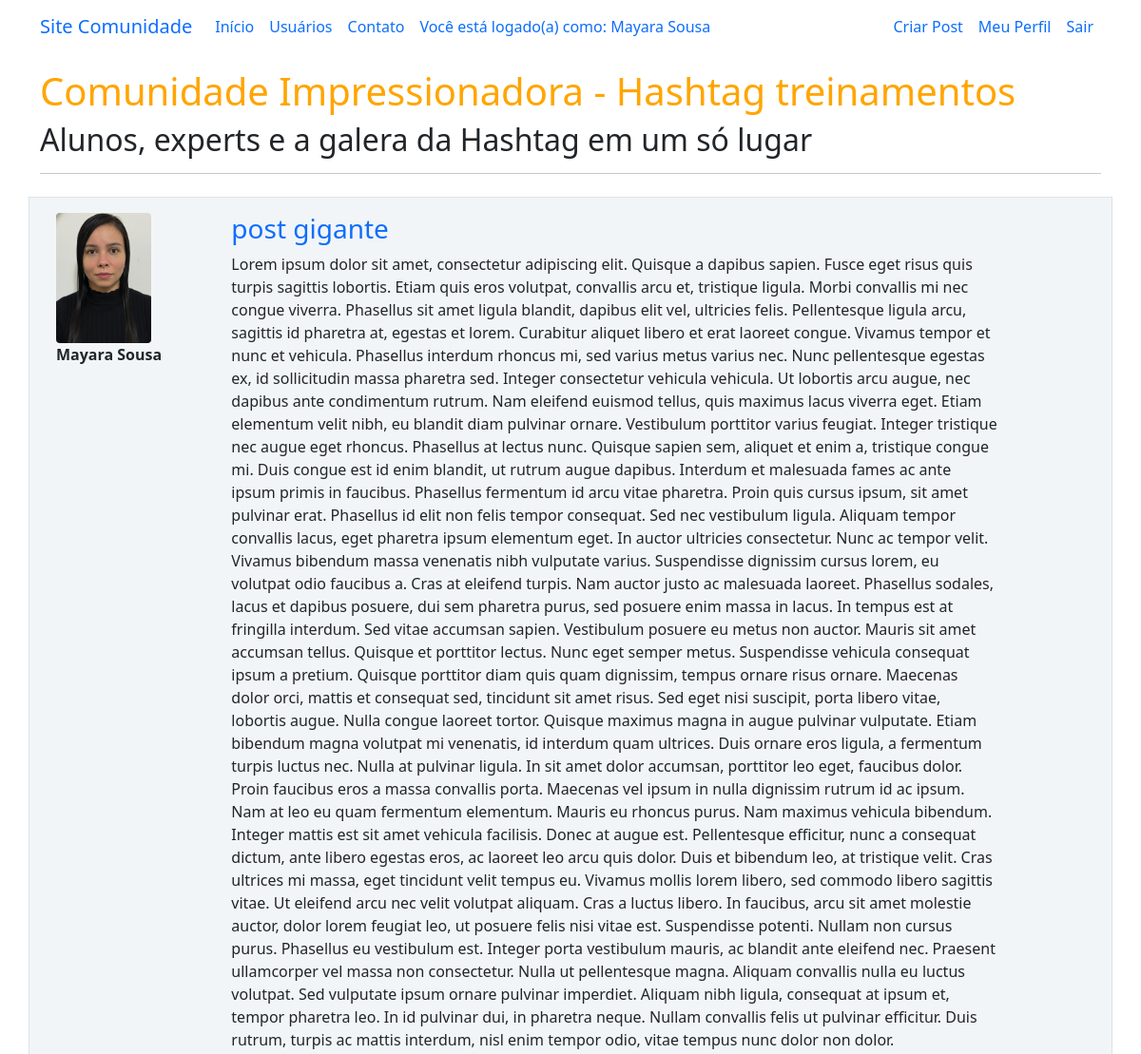
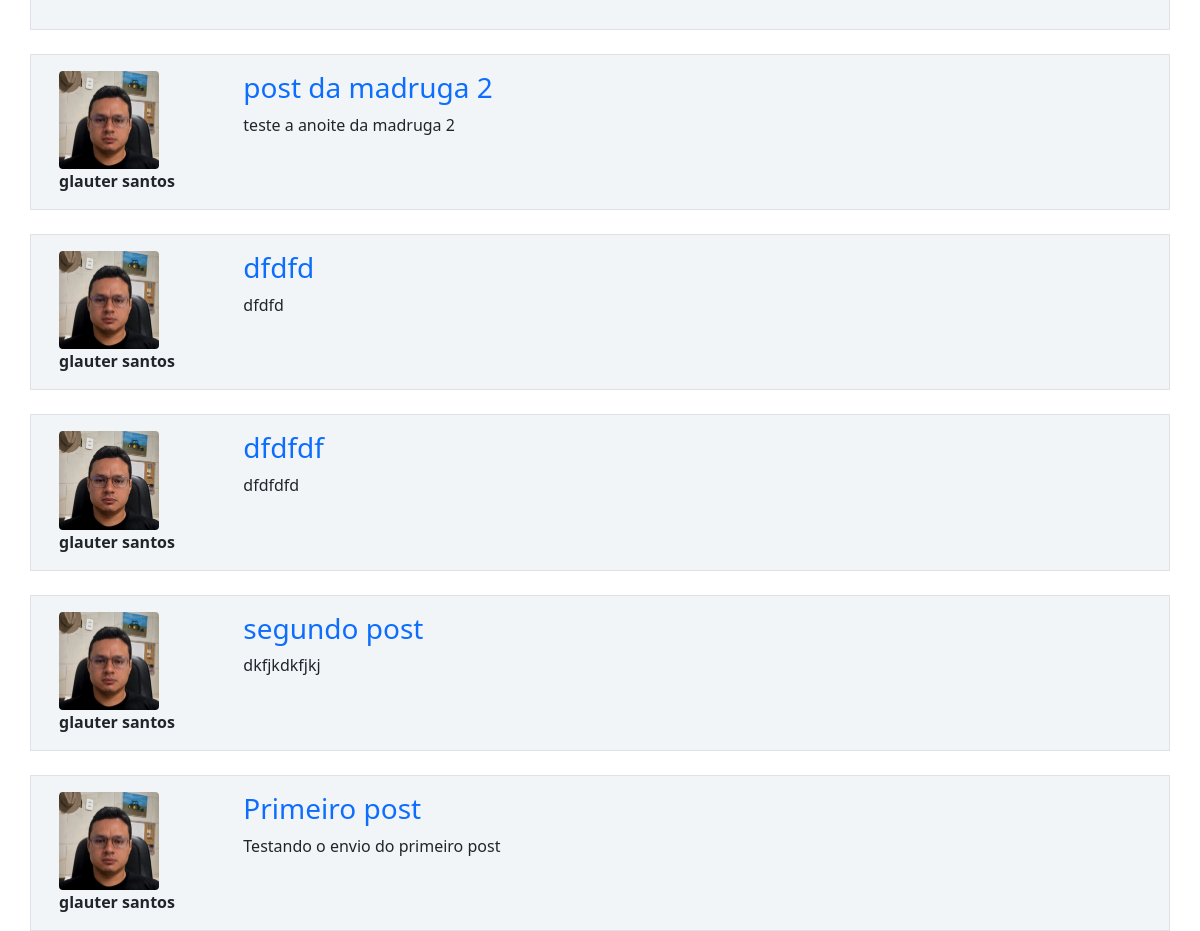
Screenshot of / (signed in) with the database file from the repository (2 pictures, top to bottom).
### comunidadeimpressionadora/models.py (models this page shows)
class Usuario(database.Model, UserMixin):
    id = database.Column(database.Integer, primary_key=True)
    username = database.Column(database.String, nullable=False)
    email = database.Column(database.String, nullable=False, unique=True)
    senha = database.Column(database.String, nullable=False)
    foto_perfil = database.Column(database.String, default='default.jpg')
    posts = database.relationship('Post', backref='autor', lazy=True) #o parâmetro lazy tras todas as info do autor
    cursos = database.Column(database.String, nullable=False, default="Não Informado")

class Post(database.Model):
    id = database.Column(database.Integer, primary_key=True)
    titulo = database.Column(database.String, nullable=False)
    corpo = database.Column(database.Text, nullable=False)
    data_criacao = database.Column(database.DateTime, nullable=False, default=lambda: datetime.now(timezone.utc))
    id_usuario = database.Column(database.Integer, database.ForeignKey('usuario.id'), nullable=False)

### comunidadeimpressionadora/routes.py (the view)
@app.route("/")
def home():
    posts = Post.query.order_by(Post.id.desc())
    return render_template('home.html', posts=posts)

### comunidadeimpressionadora/models.py (called while the page is built)
@login_manager.user_loader
def load_usuario(id_usuario):
    return Usuario.query.get(int(id_usuario))

### comunidadeimpressionadora/templates/home.html
{% extends 'base.html' %}
{% block body %}
    <div class="container mt-3">
        <h1 style="color: orange">Comunidade Impressionadora - Hashtag treinamentos</h1>
        <h2>Alunos, experts e a galera da Hashtag em um só lugar</h2>
        <hr>
        {% for post in posts %}
        <div class="row border mt-4 p-3 meupost">
            <div class="col col-2">
                <div class="image pe-2"> <img src="{{ url_for('static', filename='fotos_perfil/{}'.format(post.autor.foto_perfil)) }}" class="rounded" width="100"> </div>
                    <strong>{{ post.autor.username }}</strong>
            </div>
            <div class="col col-9">
                <a style="text-decoration: none" href="{{ url_for('exibir_post', post_id=post.id) }}"><H3>{{ post.titulo }}</H3></a>
                <p>{{ post.corpo }}</p>
            </div>
        </div>
        {% endfor %}
    </div>
{% endblock %}

### comunidadeimpressionadora/templates/navbar.html (shortened to what this page needs)
<nav class="navbar navbar-expand-lg bg-body-tertiary">
  <div class="container-fluid container">
    <a class="navbar-brand" href="{{ url_for('home') }}">Site Comunidade</a>
    <div class="collapse navbar-collapse" id="navbarSupportedContent">
      <ul class="navbar-nav me-auto mb-2 mb-lg-0">
        <li class="nav-item">
          <a class="nav-link active" aria-current="page" href="{{ url_for('home') }}">Início</a>
        </li>
        <li class="nav-item">
          <a class="nav-link" href="{{ url_for('usuarios') }}">Usuários</a>
        </li>
        <li class="nav-item">
          <a class="nav-link" href="{{ url_for('contato') }}">Contato</a>
        </li>
        <li class="nav-item">
            <a class="nav-link" href="{{ url_for('perfil') }}">Você está logado(a) como: {{ current_user.username }}</a>
        </li>
      </ul>
      <ul class="d-flex navbar-nav">
        {% if current_user.is_authenticated %}
          <li class="nav-item">
            <a class="nav-link" href="{{ url_for('criar_post') }}">Criar Post</a>
          </li>
          <li class="nav-item">
            <a class="nav-link" href="{{ url_for('perfil') }}">Meu Perfil</a>
          </li>
          <li class="nav-item">
            <a class="nav-link" href="{{ url_for('sair') }}">Sair</a>
          </li>
        {% endif %}
      </ul>
    </div>
  </div>
</nav>

### comunidadeimpressionadora/static/main.css (style rules this page uses)
.meupost { background: #f2f5f8 !important; }

### rows the page displays
Usuario: username "Mayara Sousa"
Post: foto_perfil (picture), autor.username "Mayara Sousa", titulo "post gigante", corpo "Lorem ipsum dolor sit amet, consectetur adipiscing elit. Quisque a dapibus sapien. Fusce eget risus quis turpis sagittis lobortis. Etiam quis eros volutpat, convallis arcu et, tristique ligula. Morbi convallis mi nec congue viverra. Phasellus sit amet ligula blandit, dapibus elit vel, ultricies felis. Pellentesque ligula arcu, sagittis id pharetra at, egestas et lorem. Curabitur aliquet libero et erat laoreet congue. Vivamus tempor et nunc et vehicula. Phasellus interdum rhoncus mi, sed varius metus varius nec. Nunc pellentesque egestas ex, id sollicitudin massa pharetra sed. Integer consectetur vehicula vehicula. Ut lobortis arcu augue, nec dapibus ante condimentum rutrum. Nam eleifend…"
Post: foto_perfil (picture), autor.username "glauter santos", titulo "post da madruga 2", corpo "teste a anoite da madruga 2"
Post: foto_perfil (picture), autor.username "glauter santos", titulo "dfdfd", corpo "dfdfd"
Post: foto_perfil (picture), autor.username "glauter santos", titulo "dfdfdf", corpo "dfdfdfd"
Post: foto_perfil (picture), autor.username "glauter santos", titulo "segundo post", corpo "dkfjkdkfjkj"
Post: foto_perfil (picture), autor.username "glauter santos", titulo "Primeiro post", corpo "Testando o envio do primeiro post"
